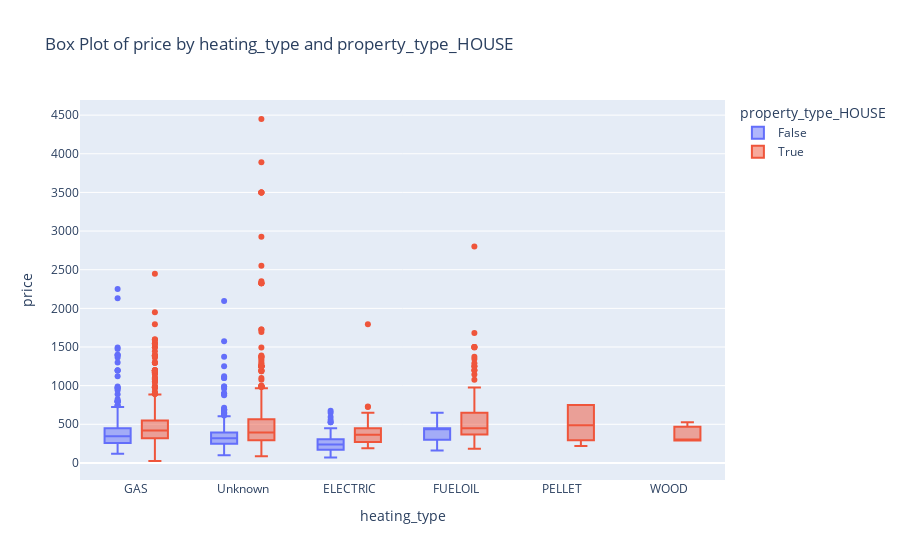

Here is the notebook cell this chart was saved with:
### Code cell
import importlib
importlib.reload(plotting_functions)
import plotting_functions

plotting_functions.generate_boxplot(df, x = 'heating_type', y = 'price', color = 'property_type_HOUSE')

### Figure 1 — Plotly figure (JSON) as saved in the notebook; plotly's stock layout.template omitted (floating-point values rounded to 4 significant figures; data arrays with more than 128 entries replaced by an {"elided": "..."} marker saying what was removed)
{"data": [{"alignmentgroup": "True", "hovertemplate": "property_type_HOUSE=False<br>heating_type=%{x}<br>price=%{y}<extra></extra>", "legendgroup": "False", "marker": {"color": "#636efa"}, "name": "False", "notched": false, "offsetgroup": "False", "orientation": "v", "showlegend": true, "type": "box", "x": {"elided": "1185 str values"}, "x0": " ", "xaxis": "x", "y": {"elided": "1185 float values"}, "y0": " ", "yaxis": "y"}, {"alignmentgroup": "True", "hovertemplate": "property_type_HOUSE=True<br>heating_type=%{x}<br>price=%{y}<extra></extra>", "legendgroup": "True", "marker": {"color": "#EF553B"}, "name": "True", "notched": false, "offsetgroup": "True", "orientation": "v", "showlegend": true, "type": "box", "x": {"elided": "1587 str values"}, "x0": " ", "xaxis": "x", "y": {"elided": "1587 float values"}, "y0": " ", "yaxis": "y"}], "layout": {"boxmode": "group", "legend": {"title": {"text": "property_type_HOUSE"}, "tracegroupgap": 0}, "title": {"text": "Box Plot of price by heating_type and property_type_HOUSE"}, "xaxis": {"anchor": "y", "domain": [0, 1], "title": {"text": "heating_type"}}, "yaxis": {"anchor": "x", "domain": [0, 1], "title": {"text": "price"}}}}
